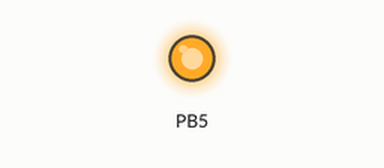
Bench run of a program on a simulated ATmega328P, built with avr-gcc and emulated at 16 MHz. On the bench: output pins drawn as LEDs (lit = HIGH).

Above: at 2.5 s.
At 7.5 s:
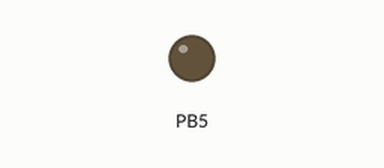
Timing chart, 0 to 13.0 s (numbered marks = the images above):
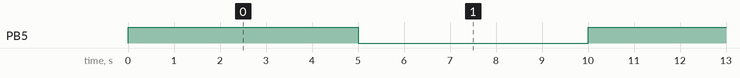

The program:

main.c
```c
/*
 * Modular_timer.c
 *this code implements a delay function using timer 0 and modular concepts
 * Created: 12/4/2025 12:53:14 PM
 * Author : user
 */
#define F_CPU 16000000UL
#include <avr/io.h>
#include"delay.h" ///" "usually for user defined headers


int main(void)
{
    DDRB|=(1<<PB5); //configure PB5 as output
	timer0_init();  //user defined function for timer 0 configuration
    while (1)
    {
		PORTB^=(1<<PB5);
		delay_ms(5000);  //user defined function for delay
    }
}
```

delay.c
```c
/*
 * delay.c
 *
 * Created: 12/4/2025 12:58:36 PM
 *  Author: user
 */

#include<avr/io.h>
#include"delay.h"

void timer0_init(){  //timer 0 initializaton function
	TCNT0=0;   //load initial value
	OCR0A=249;  //set output compare register to compare till 250 count


	//set in CTC mode
	TCCR0A|=(1<<WGM01);
	TCCR0A&=~(1<<WGM00);


	//set in prescalar with 64
	TCCR0B|=(1<<CS01)|(1<<CS00);
	TCCR0B&=~(1<<CS02);
}


void delay_ms(uint16_t ms){  //delay function definition


while(ms--){


while(!(TIFR0&(1<<OCF0A)));  //1ms delay
TIFR0|=(1<<OCF0A);
}
}
```

delay.h
```c
/*
 * delay.h
 *
 * Created: 12/4/2025 12:57:34 PM
 *  Author: user
 */


#ifndef DELAY_H_
#define DELAY_H_
void timer0_init(); //function declaration
void delay_ms(uint16_t);


#endif /* DELAY_H_ */
```

Measured:
- by itself, PB5: alternates HIGH for 5.0 s and LOW for 5.0 s
